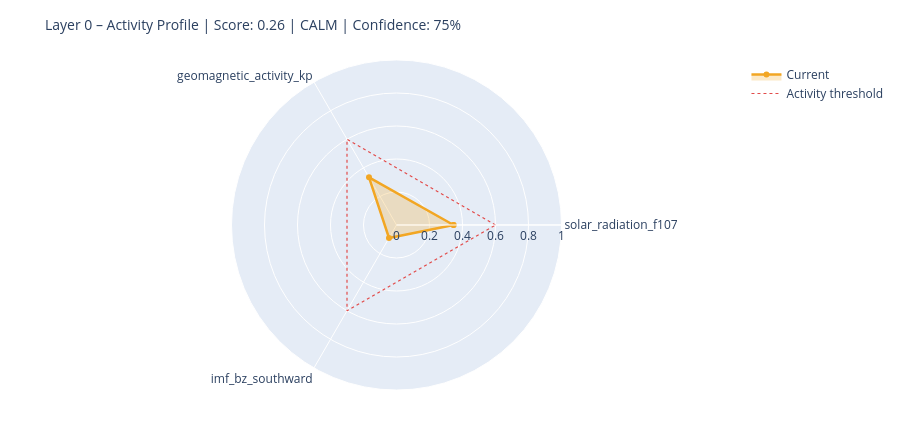

Notebook code cell kept with this figure:
### Markdown cell above
---
## 6. State Assessment & Handoff to Layer 1

### Code cell
# ============================================================
# STEP 1 – Collect raw values with source modes
# Mode: 'primary' | 'fallback_3h' | 'last_valid' | 'missing'
# ============================================================

def safe_last(df, col):
    if df is None or col not in df.columns: return None
    s = df[col].dropna()
    return float(s.iloc[-1]) if not s.empty else None

f107_now = safe_last(df_f107, 'f10.7')
bz_now   = safe_last(df_mag,  'bz_gsm')
kp_now   = safe_last(df_kp,   'kp')
sw_now   = safe_last(df_sw,   'speed')

source_modes = {
    'F10.7':    'primary'  if f107_now is not None else 'missing',
    'Kp':       'primary'  if kp_now   is not None else 'missing',
    'IMF_Bz':   'primary'  if bz_now   is not None else 'missing',
    'SW_speed': 'primary'  if sw_now   is not None else 'missing',
}

# Kp Fallback – 3h endpoint
if kp_now is None:
    try:
        r = requests.get(
            'https://services.swpc.noaa.gov/json/noaa-planetary-k-index.json',
            timeout=10)
        r.raise_for_status()
        fb = pd.DataFrame(r.json())
        tc = next((c for c in fb.columns if 'time' in c.lower()), fb.columns[0])
        kc = next((c for c in fb.columns if 'kp' in c.lower() and c != tc), None)
        if kc:
            fb[kc] = fb[kc].astype(str).str.extract(r'([0-9]+(?:\.[0-9]*)?)')[0]
            fb[kc] = pd.to_numeric(fb[kc], errors='coerce')
            fb = fb[fb[kc] >= 0].dropna(subset=[kc])
            if not fb.empty:
                kp_now = float(fb[kc].iloc[-1])
                source_modes['Kp'] = 'fallback_3h'
                print(f'  Kp fallback (3h): {kp_now:.1f}')
    except Exception as e:
        print(f'  Kp fallback failed: {e}')

# Solar Wind Fallback – last valid value
if sw_now is None and df_sw is not None and 'speed' in df_sw.columns:
    s = df_sw['speed'].dropna()
    if not s.empty:
        sw_now = float(s.iloc[-1])
        source_modes['SW_speed'] = 'last_valid'
        print(f'  SW fallback (last_valid): {sw_now:.0f} km/s')

print()
print('Source modes:', source_modes)

# ============================================================
# STEP 2 – Score from available components only
# ============================================================

def norm(v, lo, hi):
    if v is None: return None
    return max(0.0, min(1.0, (v - lo) / (hi - lo)))

COMPONENTS = {
    'solar_radiation_f107':    (f107_now, norm(f107_now, 60, 250)),
    'geomagnetic_activity_kp': (kp_now,   norm(kp_now,   0,   9)),
    'imf_bz_southward':        (bz_now,   norm(-(bz_now or 0) if bz_now else None, -5, 30)
                                           if bz_now is not None else None),
    'solar_wind_speed':        (sw_now,   norm(sw_now, 300, 800)),
}

available   = {k: v[1] for k, v in COMPONENTS.items() if v[1] is not None}
unavailable = [k for k, v in COMPONENTS.items() if v[1] is None]

layer0_score = round(sum(available.values()) / len(available), 4) if available else None
confidence   = round(len(available) / len(COMPONENTS), 2)

level = ('unknown'  if layer0_score is None
         else 'calm'     if layer0_score < 0.3
         else 'moderate' if layer0_score < 0.6
         else 'active')

# ============================================================
# STEP 3 – Dominant Driver
# ============================================================

def dominant_driver(kp, f107, bz, sw):
    candidates = []
    if kp   is not None and kp   >= 4:   candidates.append(('geomagnetic',    kp / 9))
    if sw   is not None and sw   >= 500:  candidates.append(('solar_wind',     sw / 800))
    if bz   is not None and bz   <= -5:   candidates.append(('imf_southward',  abs(bz) / 30))
    if f107 is not None and f107 >= 150:  candidates.append(('solar_radiation',f107 / 250))
    return max(candidates, key=lambda x: x[1])[0] if candidates else 'none'

driver = dominant_driver(kp_now, f107_now, bz_now, sw_now)

# ============================================================
# STEP 4 – Downstream expectations
# ============================================================

def downstream_expectation(driver, score, kp, bz, f107):
    exp = {
        'magnetosphere':        'calm',
        'ionosphere':           'calm',
        'schumann_resonance':   'unchanged',
        'lithosphere_currents': 'low',
    }
    if driver == 'geomagnetic' or (kp and kp >= 5):
        exp['magnetosphere']        = 'compressed / storm'
        exp['ionosphere']           = 'elevated disturbance (TEC variability)'
        exp['schumann_resonance']   = 'elevated amplitude possible'
        exp['lithosphere_currents'] = 'elevated induction currents'
    elif driver == 'imf_southward' or (bz and bz <= -5):
        exp['magnetosphere']        = 'energy coupling active'
        exp['ionosphere']           = 'elevated electron density possible'
        exp['schumann_resonance']   = 'slight modulation possible'
    elif driver == 'solar_radiation' or (f107 and f107 >= 150):
        exp['ionosphere']           = 'elevated ionization (F-layer)'
        exp['schumann_resonance']   = 'slightly elevated background activity'
    return exp

downstream = downstream_expectation(driver, layer0_score, kp_now, bz_now, f107_now)

# ============================================================
# CONSOLE OUTPUT
# ============================================================

W = 58
print('=' * W)
print('LAYER 0 – STATE ASSESSMENT')
print('=' * W)
for name, (raw_v, score_v) in COMPONENTS.items():
    if score_v is not None:
        bar = '█' * int(score_v * 20) + '░' * (20 - int(score_v * 20))
        print(f'  {name:<35}  {bar}  {score_v:.2f}')
    else:
        print(f'  {name:<35}  {"─" * 20}  n/a')
print('-' * W)
print(f'  Score ({len(available)}/{len(COMPONENTS)} components):  {layer0_score:.3f}')
print(f'  Confidence:         {confidence:.0%}')
print(f'  Level:              {level.upper()}')
print(f'  Dominant Driver:    {driver}')

# Radar chart
cats = list(available.keys())
vals = list(available.values())
if len(cats) >= 3:
    fig = go.Figure()
    fig.add_trace(go.Scatterpolar(
        r=vals + [vals[0]], theta=cats + [cats[0]],
        fill='toself', fillcolor='rgba(242,166,35,0.25)',
        line=dict(color='#F2A623', width=2.5), name='Current'
    ))
    fig.add_trace(go.Scatterpolar(
        r=[0.6] * (len(cats) + 1), theta=cats + [cats[0]],
        line=dict(color='#E24B4A', dash='dot', width=1.2),
        mode='lines', name='Activity threshold'
    ))
    fig.update_layout(
        title=dict(text=f'Layer 0 – Activity Profile | Score: {layer0_score:.2f} | {level.upper()} | Confidence: {confidence:.0%}',
                   font=dict(size=14)),
        polar=dict(radialaxis=dict(visible=True, range=[0, 1])),
        height=430, showlegend=True,
        margin=dict(l=60, r=60, t=60, b=40)
    )
    fig.show()

### Figure 1 — Plotly figure (JSON) as saved in the notebook; plotly's stock layout.template omitted (floating-point values rounded to 4 significant figures)
{"data": [{"fill": "toself", "fillcolor": "rgba(242,166,35,0.25)", "line": {"color": "#F2A623", "width": 2.5}, "name": "Current", "r": [0.3457, 0.3333, 0.09086, 0.3457], "theta": ["solar_radiation_f107", "geomagnetic_activity_kp", "imf_bz_southward", "solar_radiation_f107"], "type": "scatterpolar"}, {"line": {"color": "#E24B4A", "dash": "dot", "width": 1.2}, "mode": "lines", "name": "Activity threshold", "r": [0.6, 0.6, 0.6, 0.6], "theta": ["solar_radiation_f107", "geomagnetic_activity_kp", "imf_bz_southward", "solar_radiation_f107"], "type": "scatterpolar"}], "layout": {"height": 430, "margin": {"b": 40, "l": 60, "r": 60, "t": 60}, "polar": {"radialaxis": {"range": [0, 1], "visible": true}}, "showlegend": true, "title": {"font": {"size": 14}, "text": "Layer 0 – Activity Profile | Score: 0.26 | CALM | Confidence: 75%"}}}
